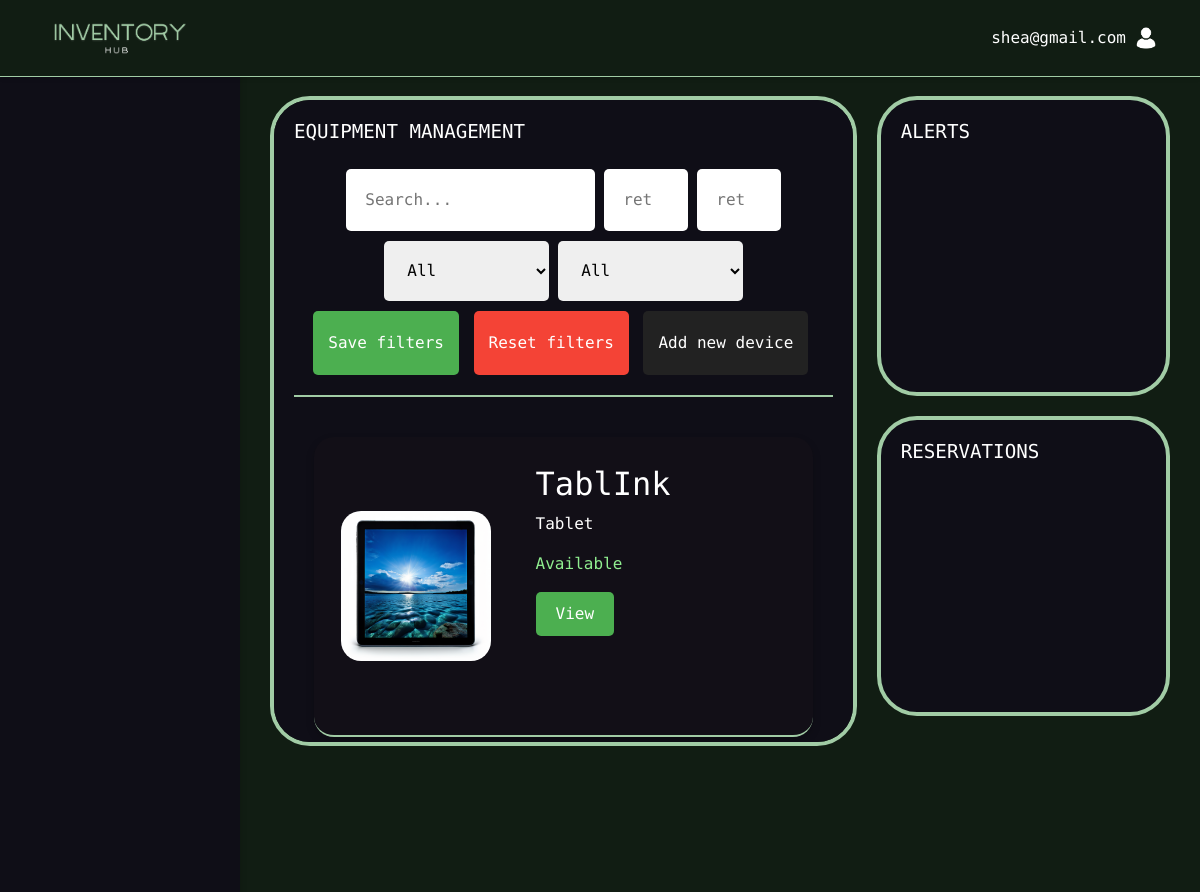
Page /user_home/ (signed in, upper part) on the earlier database version.
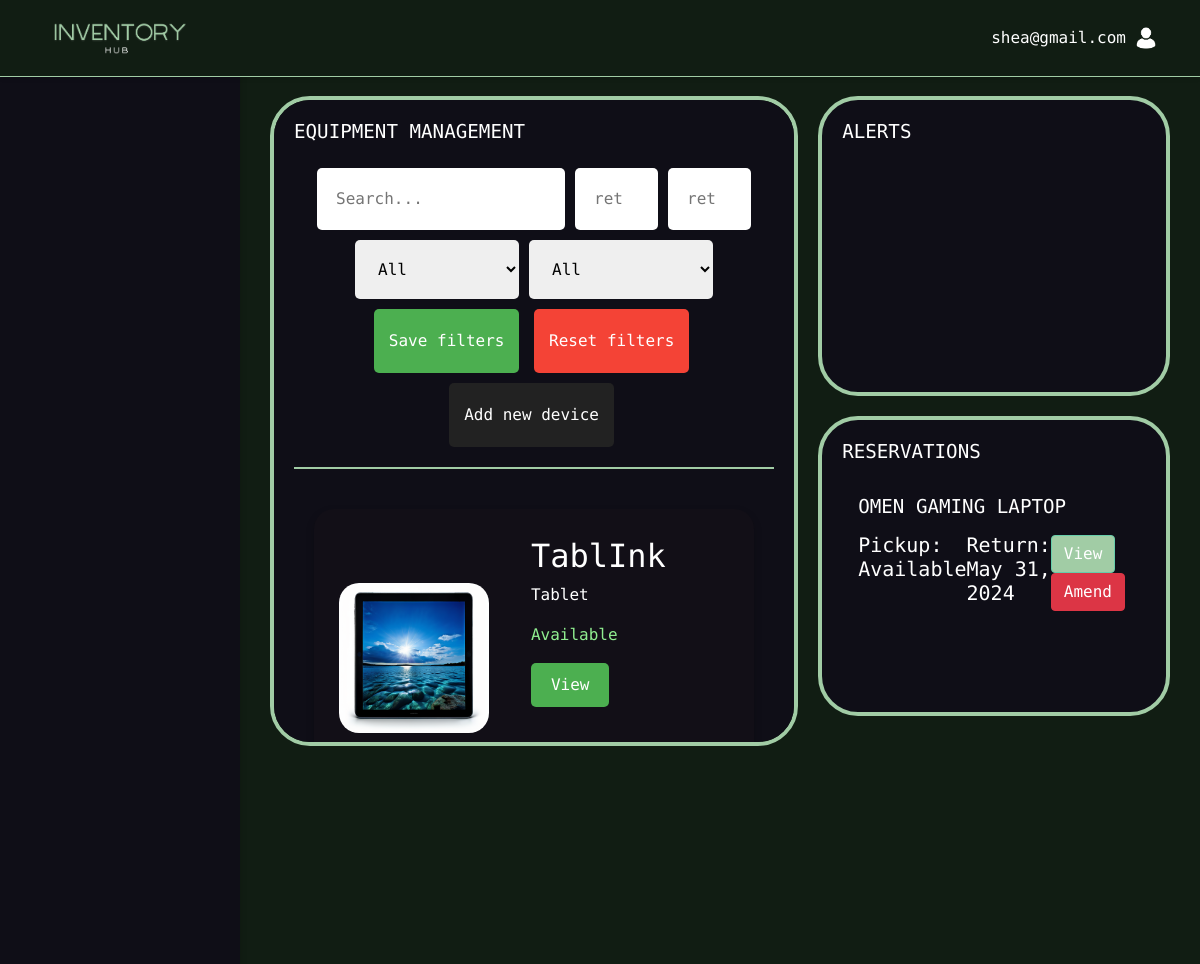
Same page on the later database version.
### InventoryManagement/models.py (models this page shows, shortened)
class Booking(models.Model):
    device = models.ForeignKey(Device, on_delete=models.CASCADE)
    user = models.ForeignKey(settings.AUTH_USER_MODEL, on_delete=models.CASCADE)
    booking_req_date = models.DateField()
    booking_status = models.CharField(max_length=50)
    status_change_date = models.DateTimeField(auto_now_add=True)
    collected_status = models.BooleanField(default=False)
    collected_date = models.DateTimeField(null=True, blank=True)
    device_exp_ret_date = models.DateField()
    device_act_ret_date = models.DateField(null=True, blank=True)

class Device(models.Model):
    device_name = models.CharField(max_length=100)
    device_type = models.CharField(max_length=50)
    device_desc = models.CharField(max_length=200, null=True, blank=True)
    device_status = models.BooleanField(default=False)  # Changed from CharField to BooleanField
    location = models.ForeignKey(Location, on_delete=models.CASCADE)
    config = models.ForeignKey('DeviceConfig', on_delete=models.CASCADE, null=False, blank=False)
    return_day = models.IntegerField(default=0)
    def __str__(self):
        return self.device_name

### InventoryManagement/views.py (the view)
# urls.py: path('user_home/', views.user_home, name='user_home'),
@login_required
def user_home(request):
    try:
        notifications = UserNotification.objects.order_by("-created")
    except:
        notifications = list()
    devices, search = _search(request)
    latest_booking = Booking.objects.filter(user=request.user).order_by('-booking_req_date').first()
    context = {
        "devices": devices,
        "search": search or "",
        "latest_booking": latest_booking,
    }
    return render(request, 'user_home.html', context)

### InventoryManagement/templates/user_home.html (shortened to what this page needs)
{% extends "base.html" %}
{% load static %}
{% block styles %}
    <link rel="stylesheet" href="{% static 'css/U-dashboard.css' %}">
    <link rel="stylesheet" href="{% static 'css/equipment.css' %}">
    <link rel="stylesheet" href={% static "/css/basscss.css" %}>
{% endblock %}
{% block content %}
    <div class="dashboard-container">
        <div class="dashboard-column">
            <div class="dashboard-section" id="equipment-management">
                <h3>Equipment Management</h3>
                {% include 'equipmentSearch_plugin.html' %}
            </div>
        </div>
        <div class="dashboard-column">
            <div class="dashboard-section" id="alerts">
                <h3>Alerts</h3>
            </div>
            <div class="dashboard-section" id="reservations">
                <h3>Reservations</h3>
                {% if latest_booking %}
                    <div class="rsv-block p2 mt2">
                          <div class="flex">
                            <h3 class="h1 m0" style="font-weight: initial">
                              {{ latest_booking.device }}
                            </h3>
                          </div>
                          <div class="flex">
                            <h5 class="p0 mt0">
                                Pickup: {% if latest_booking.booking_status == "reserved" %} Available {% else %} Unavailable {% endif %}
                            </h5>
                            <h5 class="ml-auto p0 mt0">
                              Return: {{ latest_booking.device_exp_ret_date }}
                            </h5>
                            <div class="my-auto ml-auto">
                                <a href={% url 'device_view' latest_booking.device.config.device_serial %}> <button class="btn btn-primary">View</button> </a>
                                <a href={% url "cancel_reservation" latest_booking.device.config.device_serial %}> <button class="btn btn-danger">Amend</button> </a>
                            </div>
                          </div>
                        </div>
                {% endif %}
            </div>
        </div>
    </div>
{% endblock %}

Differences in the rows shown:
added Booking: device "OMEN GAMING LAPTOP", device_exp_ret_date "May 31, 2024"
Other differences:
text now shown: "Pickup: Available Return: View Amend"
